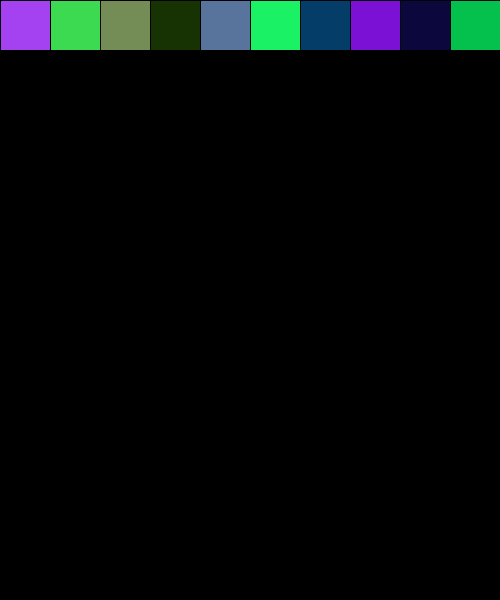
Frame 1 (no input)
Frame 60 (the mouse pressed at the canvas centre just before this capture): identical to frame 1, image omitted
Frame 120 (the mouse held since frame 60 and released just before this capture): identical to frame 1, image omitted

The Processing sketch that drew this single still picture (run headless with seeded random() and noise(); from frame 60 on, the mouse is pressed at the canvas centre):

// Processing sketch: w01_22_for_loop_rect
// ── w01_22_for_loop_rect.pde
// IMA | NYU Shanghai
// Kinetic Interfaces
// MOQN
// Jan 24 2018

void setup() {
  size(500, 600);
  background(0);
  
  for (int i=0; i<10; i++) {
    fill(random(255),random(255),random(255));
    rect(i*50, 0, 50, 50); 
  }
}

void draw() {
  //
}
